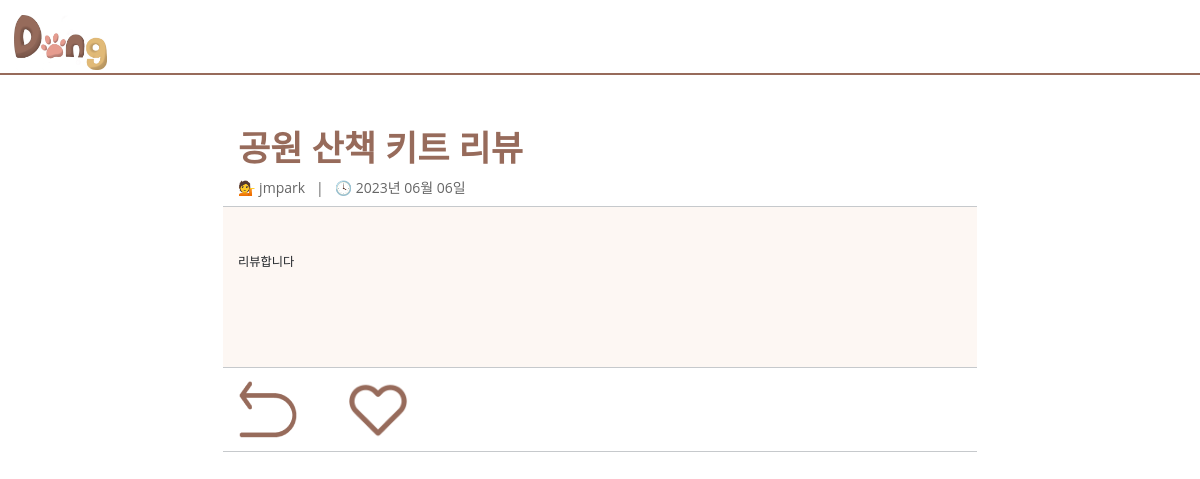
Page /boardlist/reviewboard/review_post/18/ (signed in) on the committed database.
### reviewboard/models.py (models this page shows, shortened)
class ReviewPost(models.Model):
    title = models.CharField(max_length=200) #게시글 제목
    content = models.TextField() #게시글 내용
    created_at = models.DateTimeField(auto_now_add=True) #게시일자
    updated_at = models.DateTimeField(auto_now=True) #수정일자
    author = models.CharField(max_length=50, null=True, default='') #게시글 작성자
    imgfile = models.ImageField(null=True, upload_to="", blank=True) #이미지, [upload_to="", ]는 MEDIA_ROOT를 의미
    liked_num = models.IntegerField(default='0') # 좋아요 수
    class Meta:
        app_label = 'reviewboard'

### reviewboard/views.py (the view)
# urls.py: path('review_post/<int:pk>/', views.review_post_detail, name='review_post_detail'),
def review_post_detail(request, pk):
    post = get_object_or_404(ReviewPost, pk=pk)
    context = {}
    loginCheck = request.session.get('loginCheck', '')
    if loginCheck == '':
        context['loginCheck'] = False
        context['user'] = None
    else:
        context['loginCheck'] = True
        email = request.session['email']
        user = User.objects.filter(email=email).first()
        context['user'] = user
    context['post'] = post
    context['is_Recommended'] = False
    if Recommended_ReviewPost.objects.filter(user=user, post=post).exists():
        context['is_Recommended'] = True
    return render(request, 'reviewboard/review_post_detail.html', context)

### templates/reviewboard/review_post_detail.html (shortened to what this page needs)
{% extends 'reviewboard/review_base.html' %}
{% block content %}
    {% load static %}
    <link rel="stylesheet" href="{% static 'css/reviewboard/review_post_detail_Style.css' %}">
    <link rel="stylesheet" href="{% static 'css/reviewboard/review_post_list_Style.css' %}">
    <link rel="stylesheet" href="https://cdnjs.cloudflare.com/ajax/libs/font-awesome/6.4.0/css/all.min.css"
/>
    <br><br><br>
    <table>
        <tr style="font-size:12px">
            <td>
                <h1 style="font-weight: bold;color: #976B5B;">{{ post.title }}</h1> 💁 {{ post.author }} &nbsp; | &nbsp; 🕓 {{ post.created_at|date:"Y년 m월 d일" }}
            </td>
        </tr>
        <tr>
            <td><br><p><pre>{{ post.content }}</pre></p><br><br><br></td>
        </tr>
        <tr>
            <td>
                <button class="back_btn" onclick="back()"></button>
                <button class="button_like" onclick="push_like()">
                    {% if is_Recommended == True %}
                        <div class="liked_emoticon"></div>
                    {% elif is_Recommended == False %}
                        <div class="like_emoticon"></div>
                    {% else %}
                        <div class="like_emoticon"></div>
                    {% endif %}
                </button>
            </td>
        </tr>
    </table>
{% endblock %}

### static/css/reviewboard/review_post_base_Style.css (style rules this page uses)
html, body { width: 100%; height: 100%; margin: 0; padding: 0; font: 14px/24px "Open Sans", "HelveticaNeue-Light", "Helvetica Neue Light", "Helvetica Neue", Helvetica, Arial, "Lucida Grande", Sans-Serif; }
div { color: #666; }

### static/css/reviewboard/review_post_detail_Style.css (style rules this page uses)
body { padding: 20px; color: #666; font: 14px/24px "Open Sans", "HelveticaNeue-Light", "Helvetica Neue Light", "Helvetica Neue", Helvetica, Arial, "Lucida Grande", Sans-Serif; }
table { border-collapse: collapse; border-spacing: 0; margin: auto; width: 95%; }
td { border-top: none; border-bottom: 1px solid #c6c9cc; }
tr:last-child td:first-child { border-bottom-left-radius: 6px; }
tr:last-child td:last-child { border-bottom-right-radius: 6px; }
.button_like { background-color: white; width: 60px; height: 60px; margin-top: 5px; margin-left: 40px; margin-right: 40px; border: none; cursor: pointer; outline: none; }
.like_emoticon { background-image: url('/static/image/Boards/heart_icon.png'); background-size: contain; width: 60px; height: 60px; }
.back_btn { background-image: url('/static/image/Boards/arrow.png'); background-color: white; width: 60px; height: 60px; border: none; cursor: pointer; outline: none; }

### static/css/reviewboard/review_post_list_Style.css (style rules this page uses)
body { text-align: center; color: #666; font: 14px/24px "Open Sans", "HelveticaNeue-Light", "Helvetica Neue Light", "Helvetica Neue", Helvetica, Arial, "Lucida Grande", Sans-Serif; }
table { border-collapse: collapse; border-spacing: 0; }
th, td { padding: 6px 15px; }
tr:nth-child(even) td { background: #fdf7f3; }
tr:last-child td:first-child { border-bottom-left-radius: 6px; }
tr:last-child td:last-child { border-bottom-right-radius: 6px; }

### templates/reviewboard/review_post_detail.html (style rules this page uses)
table { width: 65%; }
td { font-size: 14px; text-align: left; }

### rows in the picture
ReviewPost: title "공원 산책 키트 리뷰", author "jmpark", created_at "2023년 06월 06일", content "리뷰합니다"
